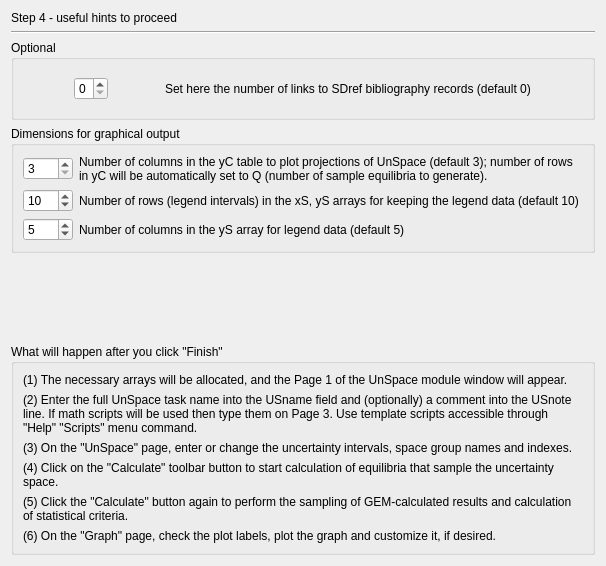
     <widget class="QWidget" name="page_4" >
      <property name="geometry" >
       <rect>
        <x>0</x>
        <y>0</y>
        <width>606</width>
        <height>566</height>
       </rect>
      </property>
      <layout class="QGridLayout" >
       <item row="0" column="0" >
        <widget class="QLabel" name="label_3" >
         <property name="sizePolicy" >
          <sizepolicy vsizetype="Fixed" hsizetype="Preferred" >
           <horstretch>0</horstretch>
           <verstretch>0</verstretch>
          </sizepolicy>
         </property>
         <property name="text" >
          <string>Step 4 - useful hints to proceed</string>
         </property>
        </widget>
       </item>
       <item row="1" column="0" >
        <widget class="Line" name="line_4" >
         <property name="orientation" >
          <enum>Qt::Horizontal</enum>
         </property>
        </widget>
       </item>
       <item row="2" column="0" >
        <widget class="QGroupBox" name="groupBox_5" >
         <property name="sizePolicy" >
          <sizepolicy vsizetype="Minimum" hsizetype="Preferred" >
           <horstretch>0</horstretch>
           <verstretch>0</verstretch>
          </sizepolicy>
         </property>
         <property name="title" >
          <string>Optional</string>
         </property>
         <layout class="QGridLayout" >
          <item row="0" column="0" >
           <widget class="QSpinBox" name="p_Nsd" >
            <property name="sizePolicy" >
             <sizepolicy vsizetype="Fixed" hsizetype="Fixed" >
              <horstretch>0</horstretch>
              <verstretch>0</verstretch>
             </sizepolicy>
            </property>
            <property name="maximum" >
             <number>4</number>
            </property>
           </widget>
          </item>
          <item row="0" column="1" >
           <widget class="QLabel" name="textLabel11" >
            <property name="sizePolicy" >
             <sizepolicy vsizetype="Preferred" hsizetype="Fixed" >
              <horstretch>0</horstretch>
              <verstretch>0</verstretch>
             </sizepolicy>
            </property>
            <property name="text" >
             <string>Set here the number of links to SDref bibliography records (default 0)</string>
            </property>
            <property name="wordWrap" >
             <bool>false</bool>
            </property>
           </widget>
          </item>
         </layout>
        </widget>
       </item>
       <item row="3" column="0" >
        <widget class="QGroupBox" name="groupBox_11" >
         <property name="title" >
          <string>Dimensions for graphical output</string>
         </property>
         <layout class="QGridLayout" >
          <item row="0" column="0" >
           <widget class="QSpinBox" name="pGraph" >
            <property name="sizePolicy" >
             <sizepolicy vsizetype="Fixed" hsizetype="Fixed" >
              <horstretch>0</horstretch>
              <verstretch>0</verstretch>
             </sizepolicy>
            </property>
            <property name="minimumSize" >
             <size>
              <width>50</width>
              <height>0</height>
             </size>
            </property>
            <property name="minimum" >
             <number>3</number>
            </property>
            <property name="maximum" >
             <number>20</number>
            </property>
            <property name="value" >
             <number>3</number>
            </property>
           </widget>
          </item>
          <item row="0" column="1" >
           <widget class="QLabel" name="TextLabel1_2_4" >
            <property name="text" >
             <string>Number of columns in the yC table to plot projections of UnSpace (default 3); number of rows in yC will be automatically set to Q (number of sample equilibria to generate).</string>
            </property>
            <property name="alignment" >
             <set>Qt::AlignVCenter</set>
            </property>
            <property name="wordWrap" >
             <bool>true</bool>
            </property>
           </widget>
          </item>
          <item row="1" column="0" >
           <widget class="QSpinBox" name="pELine" >
            <property name="sizePolicy" >
             <sizepolicy vsizetype="Fixed" hsizetype="Fixed" >
              <horstretch>0</horstretch>
              <verstretch>0</verstretch>
             </sizepolicy>
            </property>
            <property name="minimumSize" >
             <size>
              <width>50</width>
              <height>0</height>
             </size>
            </property>
            <property name="minimum" >
             <number>2</number>
            </property>
            <property name="maximum" >
             <number>100</number>
            </property>
            <property name="value" >
             <number>10</number>
            </property>
           </widget>
          </item>
          <item row="1" column="1" >
           <widget class="QLabel" name="TextLabel1_2_2_4" >
            <property name="text" >
             <string>Number of rows (legend intervals) in the xS, yS arrays for keeping the legend data (default 10)</string>
            </property>
            <property name="alignment" >
             <set>Qt::AlignVCenter</set>
            </property>
            <property name="wordWrap" >
             <bool>true</bool>
            </property>
           </widget>
          </item>
          <item row="2" column="0" >
           <widget class="QSpinBox" name="pECol" >
            <property name="sizePolicy" >
             <sizepolicy vsizetype="Fixed" hsizetype="Fixed" >
              <horstretch>0</horstretch>
              <verstretch>0</verstretch>
             </sizepolicy>
            </property>
            <property name="minimumSize" >
             <size>
              <width>50</width>
              <height>0</height>
             </size>
            </property>
            <property name="minimum" >
             <number>1</number>
            </property>
            <property name="maximum" >
             <number>10</number>
            </property>
            <property name="value" >
             <number>5</number>
            </property>
           </widget>
          </item>
          <item row="2" column="1" >
           <widget class="QLabel" name="TextLabel1_2_2_2_2" >
            <property name="text" >
             <string>Number of columns in the yS array for legend data (default 5)</string>
            </property>
            <property name="alignment" >
             <set>Qt::AlignVCenter</set>
            </property>
            <property name="wordWrap" >
             <bool>true</bool>
            </property>
           </widget>
          </item>
         </layout>
        </widget>
       </item>
       <item row="4" column="0" >
        <widget class="QLabel" name="label_10" >
         <property name="text" >
          <string/>
         </property>
        </widget>
       </item>
       <item row="5" column="0" >
        <widget class="QGroupBox" name="groupBox_6" >
         <property name="title" >
          <string>What will happen after you click "Finish"</string>
         </property>
         <layout class="QVBoxLayout" >
          <item>
           <widget class="QLabel" name="label_4" >
            <property name="text" >
             <string>(1) The necessary arrays will be allocated, and the Page 1 of the UnSpace module window will appear.</string>
            </property>
            <property name="wordWrap" >
             <bool>true</bool>
            </property>
           </widget>
          </item>
          <item>
           <widget class="QLabel" name="label_5" >
            <property name="text" >
             <string>(2) Enter the full UnSpace task name into the USname field and (optionally) a comment into the USnote line. If math scripts will be used then type them on Page 3. Use template scripts accessible through "Help" "Scripts" menu command.</string>
            </property>
            <property name="wordWrap" >
             <bool>true</bool>
            </property>
           </widget>
          </item>
          <item>
           <widget class="QLabel" name="label_7" >
            <property name="text" >
             <string>(3) On the "UnSpace" page, enter or change the uncertainty intervals, space group names and indexes. </string>
            </property>
            <property name="wordWrap" >
             <bool>true</bool>
            </property>
           </widget>
          </item>
          <item>
           <widget class="QLabel" name="label_8" >
            <property name="text" >
             <string>(4) Click on the "Calculate" toolbar button to start calculation of equilibria that sample the uncertainty space.</string>
            </property>
            <property name="wordWrap" >
             <bool>true</bool>
            </property>
           </widget>
          </item>
          <item>
           <widget class="QLabel" name="label_9" >
            <property name="text" >
             <string>(5) Click the "Calculate" button again to perform the sampling of GEM-calculated results and calculation of statistical criteria. </string>
            </property>
            <property name="wordWrap" >
             <bool>true</bool>
            </property>
           </widget>
          </item>
          <item>
           <widget class="QLabel" name="textLabel13" >
            <property name="text" >
             <string>(6) On the "Graph" page, check the plot labels, plot the graph and customize it, if desired. </string>
            </property>
            <property name="alignment" >
             <set>Qt::AlignVCenter</set>
            </property>
            <property name="wordWrap" >
             <bool>true</bool>
            </property>
           </widget>
          </item>
         </layout>
        </widget>
       </item>
      </layout>
     </widget>
